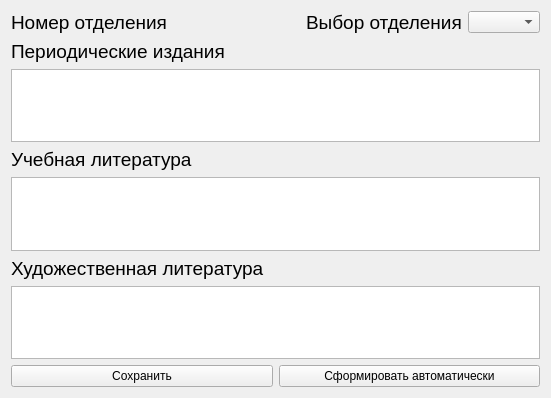
<?xml version="1.0" encoding="UTF-8"?>
<ui version="4.0">
 <class>Addition</class>
 <widget class="QWidget" name="Addition">
  <property name="geometry">
   <rect>
    <x>0</x>
    <y>0</y>
    <width>551</width>
    <height>398</height>
   </rect>
  </property>
  <property name="windowTitle">
   <string>Form</string>
  </property>
  <layout class="QVBoxLayout" name="verticalLayout_2">
   <item>
    <layout class="QHBoxLayout" name="horizontalLayout_3">
     <item>
      <widget class="QLabel" name="label">
       <property name="font">
        <font>
         <pointsize>14</pointsize>
        </font>
       </property>
       <property name="text">
        <string>Номер отделения</string>
       </property>
      </widget>
     </item>
     <item>
      <spacer name="horizontalSpacer">
       <property name="orientation">
        <enum>Qt::Horizontal</enum>
       </property>
       <property name="sizeHint" stdset="0">
        <size>
         <width>40</width>
         <height>20</height>
        </size>
       </property>
      </spacer>
     </item>
     <item>
      <widget class="QLabel" name="label_5">
       <property name="font">
        <font>
         <pointsize>14</pointsize>
        </font>
       </property>
       <property name="text">
        <string>Выбор отделения</string>
       </property>
      </widget>
     </item>
     <item>
      <widget class="QComboBox" name="comboBox"/>
     </item>
    </layout>
   </item>
   <item>
    <layout class="QVBoxLayout" name="verticalLayout">
     <item>
      <layout class="QHBoxLayout" name="horizontalLayout">
       <item>
        <widget class="QLabel" name="label_2">
         <property name="font">
          <font>
           <pointsize>14</pointsize>
          </font>
         </property>
         <property name="text">
          <string>Периодические издания</string>
         </property>
        </widget>
       </item>
      </layout>
     </item>
     <item>
      <widget class="QPlainTextEdit" name="plainTextEdit"/>
     </item>
     <item>
      <widget class="QLabel" name="label_3">
       <property name="font">
        <font>
         <pointsize>14</pointsize>
        </font>
       </property>
       <property name="text">
        <string>Учебная литература</string>
       </property>
      </widget>
     </item>
     <item>
      <widget class="QPlainTextEdit" name="plainTextEdit_2"/>
     </item>
     <item>
      <widget class="QLabel" name="label_4">
       <property name="font">
        <font>
         <pointsize>14</pointsize>
        </font>
       </property>
       <property name="text">
        <string>Художественная литература</string>
       </property>
      </widget>
     </item>
     <item>
      <widget class="QPlainTextEdit" name="plainTextEdit_3"/>
     </item>
    </layout>
   </item>
   <item>
    <layout class="QHBoxLayout" name="horizontalLayout_2">
     <item>
      <widget class="QPushButton" name="pushButton">
       <property name="text">
        <string>Сохранить</string>
       </property>
      </widget>
     </item>
     <item>
      <widget class="QPushButton" name="pushButton_2">
       <property name="text">
        <string>Сформировать автоматически</string>
       </property>
      </widget>
     </item>
    </layout>
   </item>
  </layout>
 </widget>
 <resources/>
 <connections/>
</ui>
